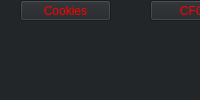
  <widget class="QDockWidget" name="ExtensionsBarQDockWidget">
   <property name="minimumSize">
    <size>
     <width>58</width>
     <height>50</height>
    </size>
   </property>
   <property name="palette">
    <palette>
     <active>
      <colorrole role="WindowText">
       <brush brushstyle="SolidPattern">
        <color alpha="255">
         <red>255</red>
         <green>255</green>
         <blue>255</blue>
        </color>
       </brush>
      </colorrole>
      <colorrole role="Button">
       <brush brushstyle="SolidPattern">
        <color alpha="255">
         <red>35</red>
         <green>38</green>
         <blue>41</blue>
        </color>
       </brush>
      </colorrole>
      <colorrole role="Text">
       <brush brushstyle="SolidPattern">
        <color alpha="255">
         <red>255</red>
         <green>255</green>
         <blue>255</blue>
        </color>
       </brush>
      </colorrole>
      <colorrole role="ButtonText">
       <brush brushstyle="SolidPattern">
        <color alpha="255">
         <red>255</red>
         <green>0</green>
         <blue>0</blue>
        </color>
       </brush>
      </colorrole>
      <colorrole role="Base">
       <brush brushstyle="SolidPattern">
        <color alpha="255">
         <red>35</red>
         <green>38</green>
         <blue>41</blue>
        </color>
       </brush>
      </colorrole>
      <colorrole role="Window">
       <brush brushstyle="SolidPattern">
        <color alpha="255">
         <red>35</red>
         <green>38</green>
         <blue>41</blue>
        </color>
       </brush>
      </colorrole>
      <colorrole role="PlaceholderText">
       <brush brushstyle="SolidPattern">
        <color alpha="128">
         <red>255</red>
         <green>255</green>
         <blue>255</blue>
        </color>
       </brush>
      </colorrole>
     </active>
     <inactive>
      <colorrole role="WindowText">
       <brush brushstyle="SolidPattern">
        <color alpha="255">
         <red>255</red>
         <green>255</green>
         <blue>255</blue>
        </color>
       </brush>
      </colorrole>
      <colorrole role="Button">
       <brush brushstyle="SolidPattern">
        <color alpha="255">
         <red>35</red>
         <green>38</green>
         <blue>41</blue>
        </color>
       </brush>
      </colorrole>
      <colorrole role="Text">
       <brush brushstyle="SolidPattern">
        <color alpha="255">
         <red>255</red>
         <green>255</green>
         <blue>255</blue>
        </color>
       </brush>
      </colorrole>
      <colorrole role="ButtonText">
       <brush brushstyle="SolidPattern">
        <color alpha="255">
         <red>255</red>
         <green>0</green>
         <blue>0</blue>
        </color>
       </brush>
      </colorrole>
      <colorrole role="Base">
       <brush brushstyle="SolidPattern">
        <color alpha="255">
         <red>35</red>
         <green>38</green>
         <blue>41</blue>
        </color>
       </brush>
      </colorrole>
      <colorrole role="Window">
       <brush brushstyle="SolidPattern">
        <color alpha="255">
         <red>35</red>
         <green>38</green>
         <blue>41</blue>
        </color>
       </brush>
      </colorrole>
      <colorrole role="PlaceholderText">
       <brush brushstyle="SolidPattern">
        <color alpha="128">
         <red>255</red>
         <green>255</green>
         <blue>255</blue>
        </color>
       </brush>
      </colorrole>
     </inactive>
     <disabled>
      <colorrole role="WindowText">
       <brush brushstyle="SolidPattern">
        <color alpha="255">
         <red>255</red>
         <green>255</green>
         <blue>255</blue>
        </color>
       </brush>
      </colorrole>
      <colorrole role="Button">
       <brush brushstyle="SolidPattern">
        <color alpha="255">
         <red>35</red>
         <green>38</green>
         <blue>41</blue>
        </color>
       </brush>
      </colorrole>
      <colorrole role="Text">
       <brush brushstyle="SolidPattern">
        <color alpha="255">
         <red>255</red>
         <green>255</green>
         <blue>255</blue>
        </color>
       </brush>
      </colorrole>
      <colorrole role="ButtonText">
       <brush brushstyle="SolidPattern">
        <color alpha="255">
         <red>255</red>
         <green>255</green>
         <blue>255</blue>
        </color>
       </brush>
      </colorrole>
      <colorrole role="Base">
       <brush brushstyle="SolidPattern">
        <color alpha="255">
         <red>35</red>
         <green>38</green>
         <blue>41</blue>
        </color>
       </brush>
      </colorrole>
      <colorrole role="Window">
       <brush brushstyle="SolidPattern">
        <color alpha="255">
         <red>35</red>
         <green>38</green>
         <blue>41</blue>
        </color>
       </brush>
      </colorrole>
      <colorrole role="PlaceholderText">
       <brush brushstyle="SolidPattern">
        <color alpha="128">
         <red>255</red>
         <green>255</green>
         <blue>255</blue>
        </color>
       </brush>
      </colorrole>
     </disabled>
    </palette>
   </property>
   <property name="windowIcon">
    <iconset>
     <normaloff>icons/diamond.ico</normaloff>icons/diamond.ico</iconset>
   </property>
   <property name="features">
    <set>QDockWidget::DockWidgetFloatable|QDockWidget::DockWidgetMovable</set>
   </property>
   <property name="windowTitle">
    <string>Features</string>
   </property>
   <attribute name="dockWidgetArea">
    <number>4</number>
   </attribute>
   <widget class="QWidget" name="widget_container">
    <widget class="QPushButton" name="widget_button_cookies">
     <property name="enabled">
      <bool>true</bool>
     </property>
     <property name="geometry">
      <rect>
       <x>20</x>
       <y>0</y>
       <width>91</width>
       <height>21</height>
      </rect>
     </property>
     <property name="toolTip">
      <string>Cookies Widget
This option will help you manage and inspect your cookie data and values.</string>
     </property>
     <property name="text">
      <string>Cookies</string>
     </property>
    </widget>
    <widget class="QPushButton" name="widget_button_url_tools">
     <property name="enabled">
      <bool>true</bool>
     </property>
     <property name="geometry">
      <rect>
       <x>280</x>
       <y>0</y>
       <width>91</width>
       <height>21</height>
      </rect>
     </property>
     <property name="toolTip">
      <string>URL Tool Widget
This widget will allow the user to inspect
and get the analytics of URL Domains
And can also help you chase down new leads or
New approachs to websites.</string>
     </property>
     <property name="text">
      <string>URL Tool</string>
     </property>
     <property name="checkable">
      <bool>false</bool>
     </property>
    </widget>
    <widget class="QPushButton" name="widget_button_chat">
     <property name="enabled">
      <bool>true</bool>
     </property>
     <property name="geometry">
      <rect>
       <x>860</x>
       <y>0</y>
       <width>81</width>
       <height>21</height>
      </rect>
     </property>
     <property name="toolTip">
      <string>About Widget
This widget will take you the &quot;Credits&quot; portion of the softwareThis is where you can find more indepth explinations
of all the functions and features that is included in this software</string>
     </property>
     <property name="text">
      <string>Chat</string>
     </property>
    </widget>
    <widget class="QPushButton" name="widget_button_configs">
     <property name="enabled">
      <bool>true</bool>
     </property>
     <property name="geometry">
      <rect>
       <x>150</x>
       <y>0</y>
       <width>91</width>
       <height>21</height>
      </rect>
     </property>
     <property name="toolTip">
      <string>Configs Widget
This widget will give you several various functions
that will help you generate and create a number
of various checkers such as Cookie Bullet, BL Tools
Silverbullet, Openbullet, Python and more.</string>
     </property>
     <property name="text">
      <string>CFGs</string>
     </property>
    </widget>
    <widget class="QPushButton" name="widget_button_loghunter">
     <property name="enabled">
      <bool>true</bool>
     </property>
     <property name="geometry">
      <rect>
       <x>560</x>
       <y>0</y>
       <width>81</width>
       <height>21</height>
      </rect>
     </property>
     <property name="toolTip">
      <string>About Widget
This widget will take you the &quot;Credits&quot; portion of the softwareThis is where you can find more indepth explinations
of all the functions and features that is included in this software</string>
     </property>
     <property name="text">
      <string>Log Hunter</string>
     </property>
    </widget>
    <widget class="QPushButton" name="domain_managerButton">
     <property name="enabled">
      <bool>true</bool>
     </property>
     <property name="geometry">
      <rect>
       <x>690</x>
       <y>0</y>
       <width>101</width>
       <height>21</height>
      </rect>
     </property>
     <property name="text">
      <string>Domain Manager</string>
     </property>
    </widget>
   </widget>
  </widget>
